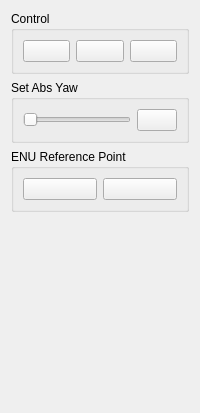
            <widget class="QWidget" name="tab_6">
             <attribute name="icon">
              <iconset resource="resources.qrc">
               <normaloff>:/models/Icons/Sedan-96.png</normaloff>:/models/Icons/Sedan-96.png</iconset>
             </attribute>
             <attribute name="title">
              <string/>
             </attribute>
             <attribute name="toolTip">
              <string>Car control</string>
             </attribute>
             <layout class="QVBoxLayout" name="verticalLayout_8">
              <item>
               <widget class="QGroupBox" name="groupBox_8">
                <property name="title">
                 <string>Control</string>
                </property>
                <layout class="QHBoxLayout" name="horizontalLayout_7">
                 <item>
                  <widget class="QPushButton" name="mapApButton">
                   <property name="toolTip">
                    <string>Autopilot</string>
                   </property>
                   <property name="text">
                    <string/>
                   </property>
                   <property name="icon">
                    <iconset resource="resources.qrc">
                     <normaloff>:/models/Icons/Computer-96.png</normaloff>:/models/Icons/Computer-96.png</iconset>
                   </property>
                   <property name="iconSize">
                    <size>
                     <width>32</width>
                     <height>32</height>
                    </size>
                   </property>
                  </widget>
                 </item>
                 <item>
                  <widget class="QPushButton" name="mapKbButton">
                   <property name="toolTip">
                    <string>Manual control</string>
                   </property>
                   <property name="text">
                    <string/>
                   </property>
                   <property name="icon">
                    <iconset resource="resources.qrc">
                     <normaloff>:/models/Icons/Controller-96.png</normaloff>:/models/Icons/Controller-96.png</iconset>
                   </property>
                   <property name="iconSize">
                    <size>
                     <width>32</width>
                     <height>32</height>
                    </size>
                   </property>
                  </widget>
                 </item>
                 <item>
                  <widget class="QPushButton" name="mapOffButton">
                   <property name="toolTip">
                    <string>Stop</string>
                   </property>
                   <property name="text">
                    <string/>
                   </property>
                   <property name="icon">
                    <iconset resource="resources.qrc">
                     <normaloff>:/models/Icons/Stop Sign-96.png</normaloff>:/models/Icons/Stop Sign-96.png</iconset>
                   </property>
                   <property name="iconSize">
                    <size>
                     <width>32</width>
                     <height>32</height>
                    </size>
                   </property>
                  </widget>
                 </item>
                </layout>
               </widget>
              </item>
              <item>
               <widget class="QGroupBox" name="groupBox_10">
                <property name="title">
                 <string>Set Abs Yaw</string>
                </property>
                <layout class="QHBoxLayout" name="horizontalLayout_8">
                 <item>
                  <widget class="QSlider" name="mapAbsYawSlider">
                   <property name="maximum">
                    <number>360</number>
                   </property>
                   <property name="orientation">
                    <enum>Qt::Horizontal</enum>
                   </property>
                   <property name="tickPosition">
                    <enum>QSlider::NoTicks</enum>
                   </property>
                  </widget>
                 </item>
                 <item>
                  <widget class="QPushButton" name="mapSetAbsYawButton">
                   <property name="sizePolicy">
                    <sizepolicy hsizetype="Fixed" vsizetype="Fixed">
                     <horstretch>0</horstretch>
                     <verstretch>0</verstretch>
                    </sizepolicy>
                   </property>
                   <property name="statusTip">
                    <string>Set</string>
                   </property>
                   <property name="text">
                    <string/>
                   </property>
                   <property name="icon">
                    <iconset resource="resources.qrc">
                     <normaloff>:/models/Icons/Download-96.png</normaloff>:/models/Icons/Download-96.png</iconset>
                   </property>
                  </widget>
                 </item>
                </layout>
               </widget>
              </item>
              <item>
               <widget class="QGroupBox" name="groupBox_7">
                <property name="title">
                 <string>ENU Reference Point</string>
                </property>
                <layout class="QGridLayout" name="gridLayout_7">
                 <item row="0" column="0">
                  <widget class="QPushButton" name="mapGetEnuButton">
                   <property name="toolTip">
                    <string>Get enu reference point from car and use it</string>
                   </property>
                   <property name="text">
                    <string/>
                   </property>
                   <property name="icon">
                    <iconset resource="resources.qrc">
                     <normaloff>:/models/Icons/Upload-96.png</normaloff>:/models/Icons/Upload-96.png</iconset>
                   </property>
                  </widget>
                 </item>
                 <item row="0" column="1">
                  <widget class="QPushButton" name="mapSetEnuButton">
                   <property name="toolTip">
                    <string>Set current ENU reference point</string>
                   </property>
                   <property name="text">
                    <string/>
                   </property>
                   <property name="icon">
                    <iconset resource="resources.qrc">
                     <normaloff>:/models/Icons/Download-96.png</normaloff>:/models/Icons/Download-96.png</iconset>
                   </property>
                  </widget>
                 </item>
                </layout>
               </widget>
              </item>
              <item>
               <spacer name="verticalSpacer_2">
                <property name="orientation">
                 <enum>Qt::Vertical</enum>
                </property>
                <property name="sizeHint" stdset="0">
                 <size>
                  <width>20</width>
                  <height>190</height>
                 </size>
                </property>
               </spacer>
              </item>
             </layout>
            </widget>
